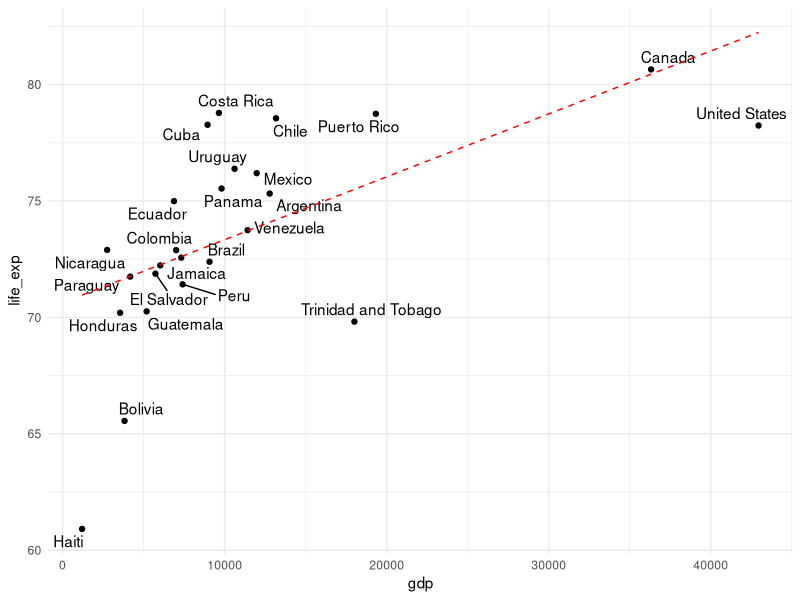
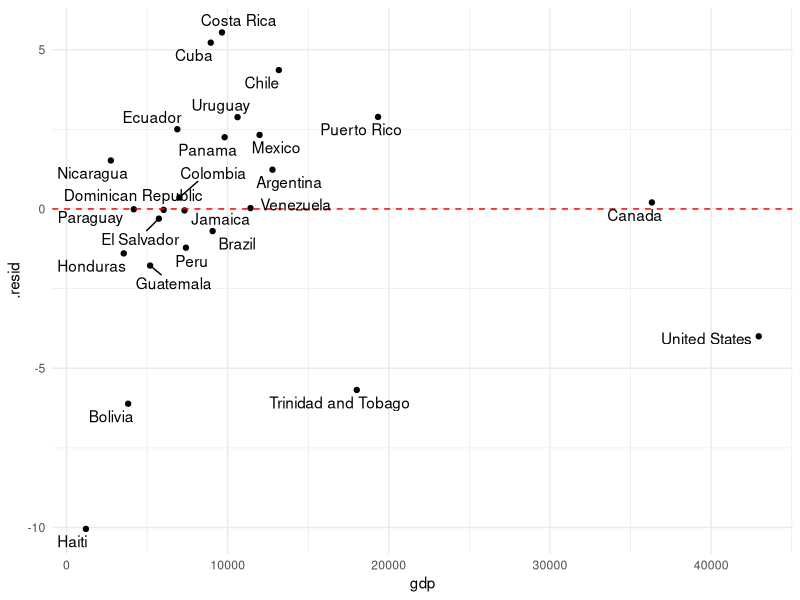

These charts were generated, in order, by the following R code:
## ---- chunk 1
#| echo: false

library(broom)
library(ggrepel)
library(glue)
library(tidyverse)
theme_set(theme_minimal())
## ---- chunk 2
hans <- read_csv("../data/hans_roslin.csv")

hans_subset <- hans |>
  filter(year == 2007) |>
  filter(continent == "Americas") |>
  select(country, year, gdp, life_exp)

hans_subset |>
  slice_sample(n = 5)
## ---- chunk 3
model <- lm(life_exp ~ gdp, data = hans_subset)
## ---- chunk 4
model <- lm(life_exp ~ gdp, data = hans_subset)

model |>
  augment(newdata = hans_subset)
## ---- chunk 5
#| output-location: slide
#| code-line-numbers: "|1|4|8|"
model <- lm(life_exp ~ gdp, data = hans_subset)

model |>
  augment(newdata = hans_subset) |>
  ggplot(aes(gdp, life_exp)) +
  geom_point() +
  geom_text_repel(aes(label = country)) +
  geom_line(aes(y = .fitted), color = "red", linetype = "dashed")
## ---- chunk 6
model |>
  tidy()
## ---- chunk 7
model |>
  augment(newdata = hans_subset) |>
  slice_sample(n = 5)
## ---- chunk 8
#| output-location: slide
#| code-line-numbers: "1|2|3|5|"
model |>
  augment(newdata = hans_subset) |>
  ggplot(aes(gdp, .resid)) +
  geom_point() +
  geom_hline(yintercept = 0, linetype = "dashed", color = "red") +
  geom_text_repel(aes(label = country))
## ---- chunk 9
model |>
  augment(newdata = hans_subset) |>
  arrange(desc(.resid)) |>
  slice_head(n = 5)
## ---- chunk 10
#| code-line-numbers: "1-4|5-10"
model |>
  augment(newdata = hans_subset) |>
  arrange(.resid) |>
  slice_head(n = 5) |>
  # highlight the US with flag emoji:
  mutate(country = if_else(
    condition = country == "United States",
    true = glue("🇺🇸 {country} 🇺🇸"),
    false = country
  ))
